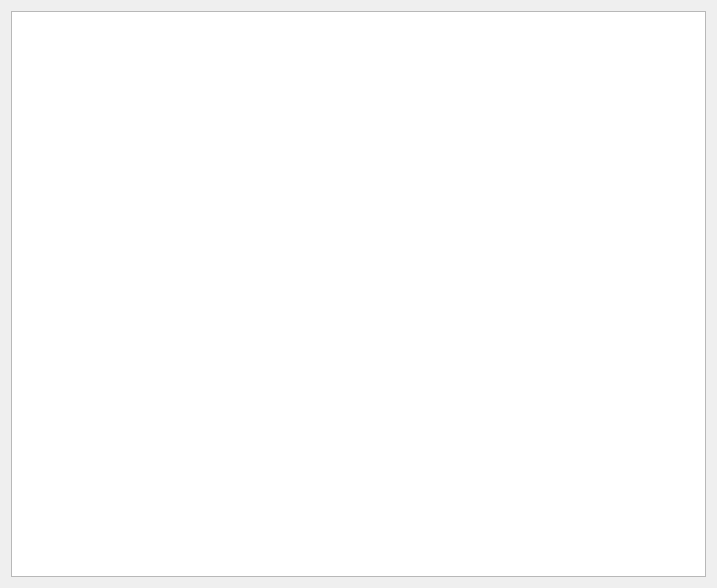
<?xml version="1.0" encoding="UTF-8"?>
<ui version="4.0">
 <class>QlGraphWidget</class>
 <widget class="QWidget" name="QlGraphWidget">
  <property name="geometry">
   <rect>
    <x>0</x>
    <y>0</y>
    <width>717</width>
    <height>588</height>
   </rect>
  </property>
  <property name="windowTitle">
   <string>Form</string>
  </property>
  <layout class="QVBoxLayout" name="verticalLayout">
   <item>
    <widget class="ScriptEdit" name="actionsEdit"/>
   </item>
  </layout>
 </widget>
 <customwidgets>
  <customwidget>
   <class>ScriptEdit</class>
   <extends>QTextEdit</extends>
   <header>ScriptEdit.h</header>
  </customwidget>
 </customwidgets>
 <resources/>
 <connections/>
</ui>
